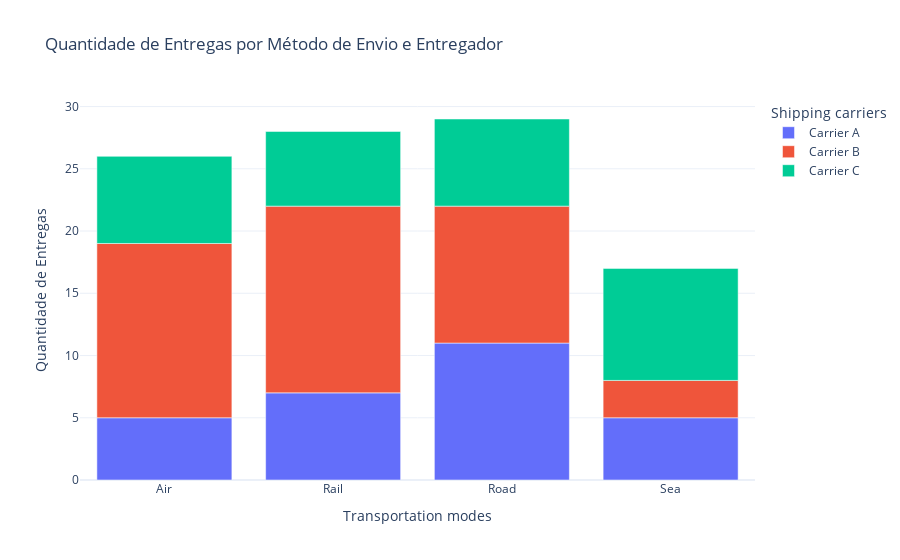

The cell this chart's notebook holds for it:
### Code cell
# Agrupa os dados pela combinação de 'Transportation modes' e 'Shipping carriers' e calcula a quantidade de entregas
quantidade_entregas = df.groupby(['Transportation modes', 'Shipping carriers']).size().reset_index(name='Quantidade de Entregas')

# Cria o gráfico de barras empilhadas
fig8 = px.bar(quantidade_entregas, 
             x='Transportation modes', 
             y='Quantidade de Entregas', 
             color='Shipping carriers', 
             title='Quantidade de Entregas por Método de Envio e Entregador')

# Exibe o gráfico
fig8.show()

### Figure 1 — Plotly figure (JSON) as saved in the notebook; plotly's stock layout.template omitted (floating-point values rounded to 4 significant figures)
{"data": [{"alignmentgroup": "True", "hovertemplate": "Shipping carriers=Carrier A<br>Transportation modes=%{x}<br>Quantidade de Entregas=%{y}<extra></extra>", "legendgroup": "Carrier A", "marker": {"color": "#636efa", "pattern": {"shape": ""}}, "name": "Carrier A", "offsetgroup": "Carrier A", "orientation": "v", "showlegend": true, "textposition": "auto", "type": "bar", "x": ["Air", "Rail", "Road", "Sea"], "xaxis": "x", "y": [5, 7, 11, 5], "yaxis": "y"}, {"alignmentgroup": "True", "hovertemplate": "Shipping carriers=Carrier B<br>Transportation modes=%{x}<br>Quantidade de Entregas=%{y}<extra></extra>", "legendgroup": "Carrier B", "marker": {"color": "#EF553B", "pattern": {"shape": ""}}, "name": "Carrier B", "offsetgroup": "Carrier B", "orientation": "v", "showlegend": true, "textposition": "auto", "type": "bar", "x": ["Air", "Rail", "Road", "Sea"], "xaxis": "x", "y": [14, 15, 11, 3], "yaxis": "y"}, {"alignmentgroup": "True", "hovertemplate": "Shipping carriers=Carrier C<br>Transportation modes=%{x}<br>Quantidade de Entregas=%{y}<extra></extra>", "legendgroup": "Carrier C", "marker": {"color": "#00cc96", "pattern": {"shape": ""}}, "name": "Carrier C", "offsetgroup": "Carrier C", "orientation": "v", "showlegend": true, "textposition": "auto", "type": "bar", "x": ["Air", "Rail", "Road", "Sea"], "xaxis": "x", "y": [7, 6, 7, 9], "yaxis": "y"}], "layout": {"autosize": true, "barmode": "relative", "legend": {"title": {"text": "Shipping carriers"}, "tracegroupgap": 0}, "title": {"text": "Quantidade de Entregas por Método de Envio e Entregador"}, "xaxis": {"anchor": "y", "autorange": true, "domain": [0, 1], "range": [-0.5, 3.5], "title": {"text": "Transportation modes"}, "type": "category"}, "yaxis": {"anchor": "x", "autorange": true, "domain": [0, 1], "range": [0, 30.53], "title": {"text": "Quantidade de Entregas"}, "type": "linear"}}}
